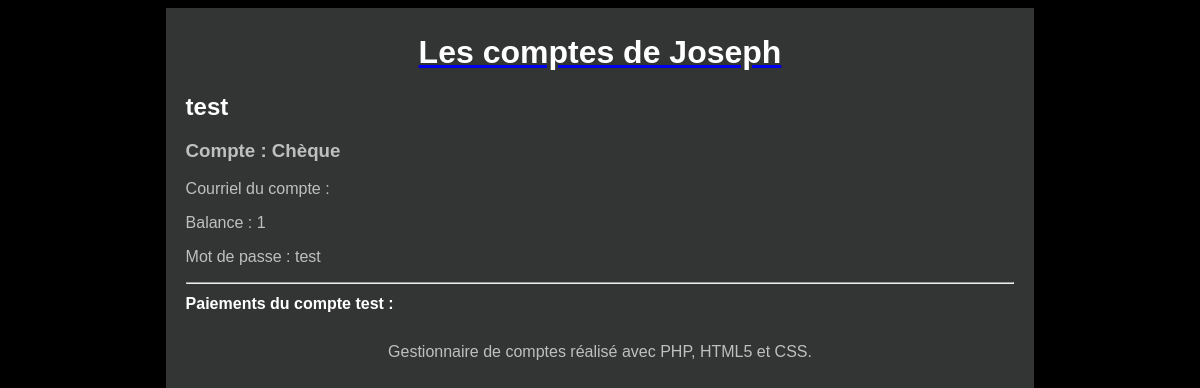
The page /index.php?action=compte&ID_Compte=8 on the database its author committed.
### tables this page shows
CREATE TABLE `compte` (
  `ID_Compte` int(10) NOT NULL,
  `ID_Utilisateur` int(11) NOT NULL,
  `NomCompte` varchar(50) NOT NULL,
  `Balance` double NOT NULL,
  `MotDePasse` varchar(16) NOT NULL,
  `TypeDeCompte` enum('Chèque','Épargne','Crédit') NOT NULL,
  `EmailCompte` varchar(255) NOT NULL
);

### Controleur/Controleur.php (called while the page is built, shortened)
<?php
require 'Modele/Modele.php';
function compte($idCompte) {
    $compte = getArticle($idCompte);
    require 'Vue/vueArticle.php';
}

### Modele/Modele.php (called while the page is built, shortened)
<?php
function getBdd() {
    $bdd = new PDO('mysql:host=localhost;dbname=transactions_02;charset=utf8', 'root', 'root', array(PDO::ATTR_ERRMODE => PDO::ERRMODE_EXCEPTION));
    return $bdd;
}
function getArticle($idCompte) {
    $bdd = getBdd();
    $compte = $bdd->prepare('select * from compte'
            . ' where ID_Compte=?');
    $compte->execute(array($idCompte));
    if ($compte->rowCount() == 1)
        return $compte->fetch();
    else
        throw new Exception("Aucun compte ne correspond à l'identifiant '$idCompte'");
}

### Vue/vueArticle.php (the view, shortened to what this page needs)
<article>
    <header>
        <h1 class="titreCompte"><?= $compte['NomCompte'] ?></h1>
        <h3 class="">Compte : <?= $compte['TypeDeCompte'] ?></h3>
    </header>
    <p>Courriel du compte : <?= $compte['EmailCompte'] ?></p>
    <p>Balance : <?= $compte['Balance'] ?></p>
    <p>Mot de passe : <?= $compte['MotDePasse']?></p>
</article>
<hr />
<header>
    <h1 id="titreReponses">Paiements du compte <?= $compte['NomCompte'] ?> :</h1>
</header>
<?php require 'Vue/gabarit.php'; ?>

### Contenu/css/style.css (style rules this page uses)
html, body { height: 100%; }
body { color: #bfbfbf; background: black; font-family: 'Futura-Medium', 'Futura', 'Trebuchet MS', sans-serif; }
h1 { color: white; }
.titreCompte { margin-bottom : 0px; }
#titreReponses { font-size : 100%; }

### rows shown on the page
compte: NomCompte "test", TypeDeCompte "Chèque", Balance "1", MotDePasse "test"
